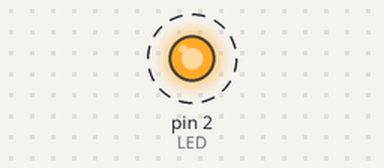
The sketch below on a simulated Arduino Uno, built with avr-gcc and run on an emulated ATmega328P. On the bench: output pins drawn as LEDs (lit = HIGH). Dashed ring = blinking. What the sketch prints to the serial monitor is not drawn.

Above: at 0.5 s.
Timing chart, 0 to 4.6 s (numbered marks = the images above):
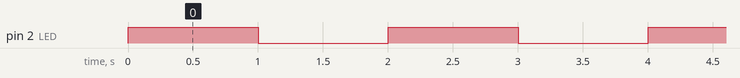

The sketch:

CH_58_05.ino
```cpp
#define _TASK_TIMEOUT
#include <TaskScheduler.h>

void blinkCallback();      // 1초 간격으로 호출
void blinkDisabled();     // 태스크가 비활성화 상태로 바뀔 때 호출

Scheduler runner;

// 태스크 객체 생성 (시간, 횟수, 콜백, 스케줄러, 활성화, 활성화 콜백, 비활성화 콜백)
Task blink(1000, TASK_FOREVER, &blinkCallback, &runner, true,
           NULL, &blinkDisabled);

int LED = 2;
boolean state = false;
int count = 0;

unsigned long time1, time2;

void blinkDisabled() {
  time2 = millis();
  Serial.println("* Blink 태스크가 타임아웃으로 종료되었습니다.");
  Serial.print("  => ");
  Serial.print(time2 - time1);
  Serial.println("밀리초가 경과하였습니다.");
}

void blinkCallback() {
  if (blink.isFirstIteration()) {   // 처음 실행될 때 시간 저장
    time1 = millis();
  }

  Serial.print("* Blink 태스크의 콜백 함수... ");
  Serial.println(count++);

  state = !state;
  digitalWrite(LED, state);
}

void setup() {
  Serial.begin(9600);

  pinMode(LED, OUTPUT);
  digitalWrite(LED, state);

  blink.setTimeout(10 * TASK_SECOND); // 타임아웃 시간 설정
}

void loop() {
  runner.execute();

  if (!blink.isEnabled()) {     // 비활성 상태인 경우
    count = 0;
    blink.restart();      // 태스크 다시 시작
  }
}
```

Measured:
- by itself, pin 2 (LED): alternates HIGH for 1.0 s and LOW for 1.0 s
